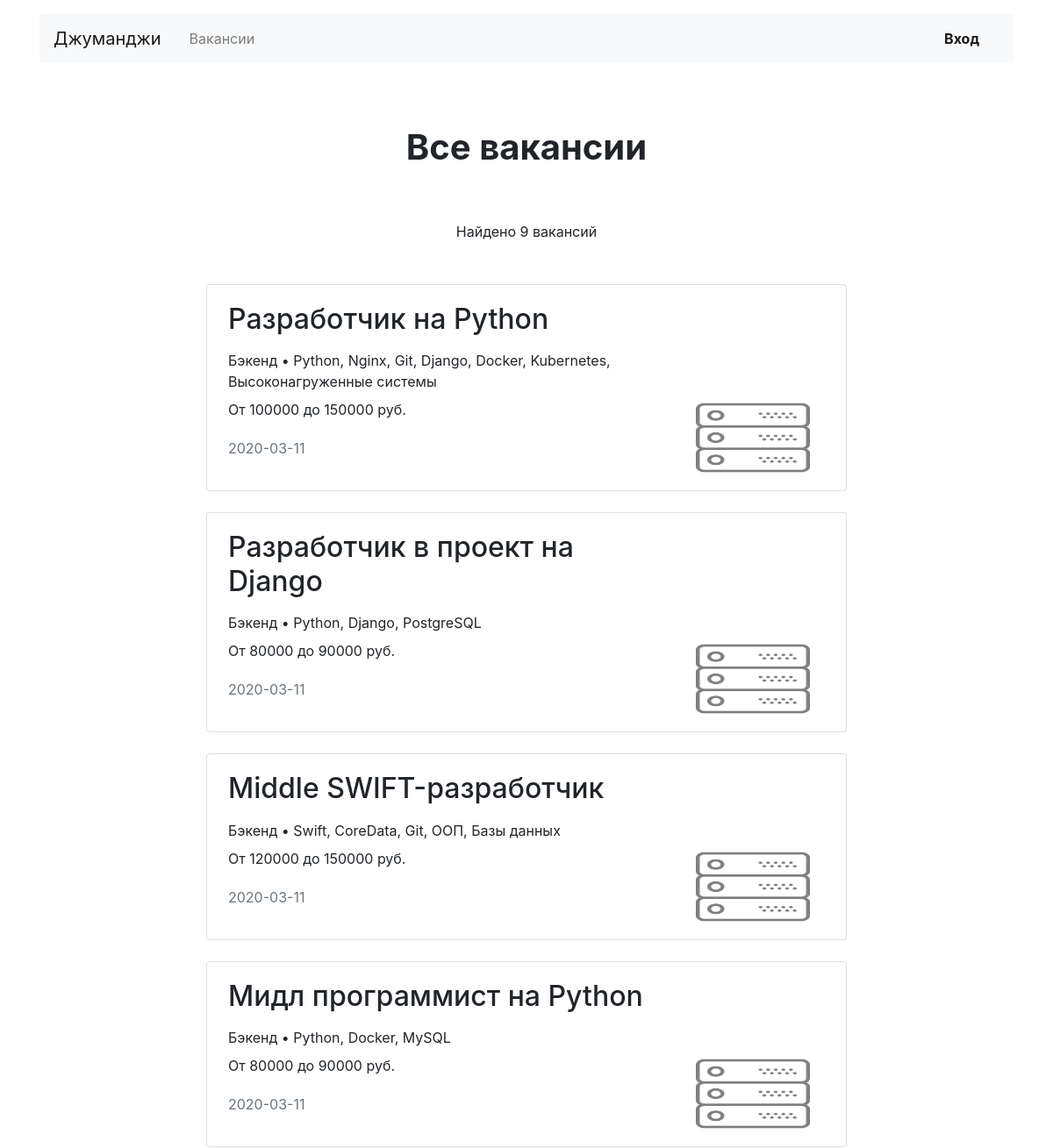
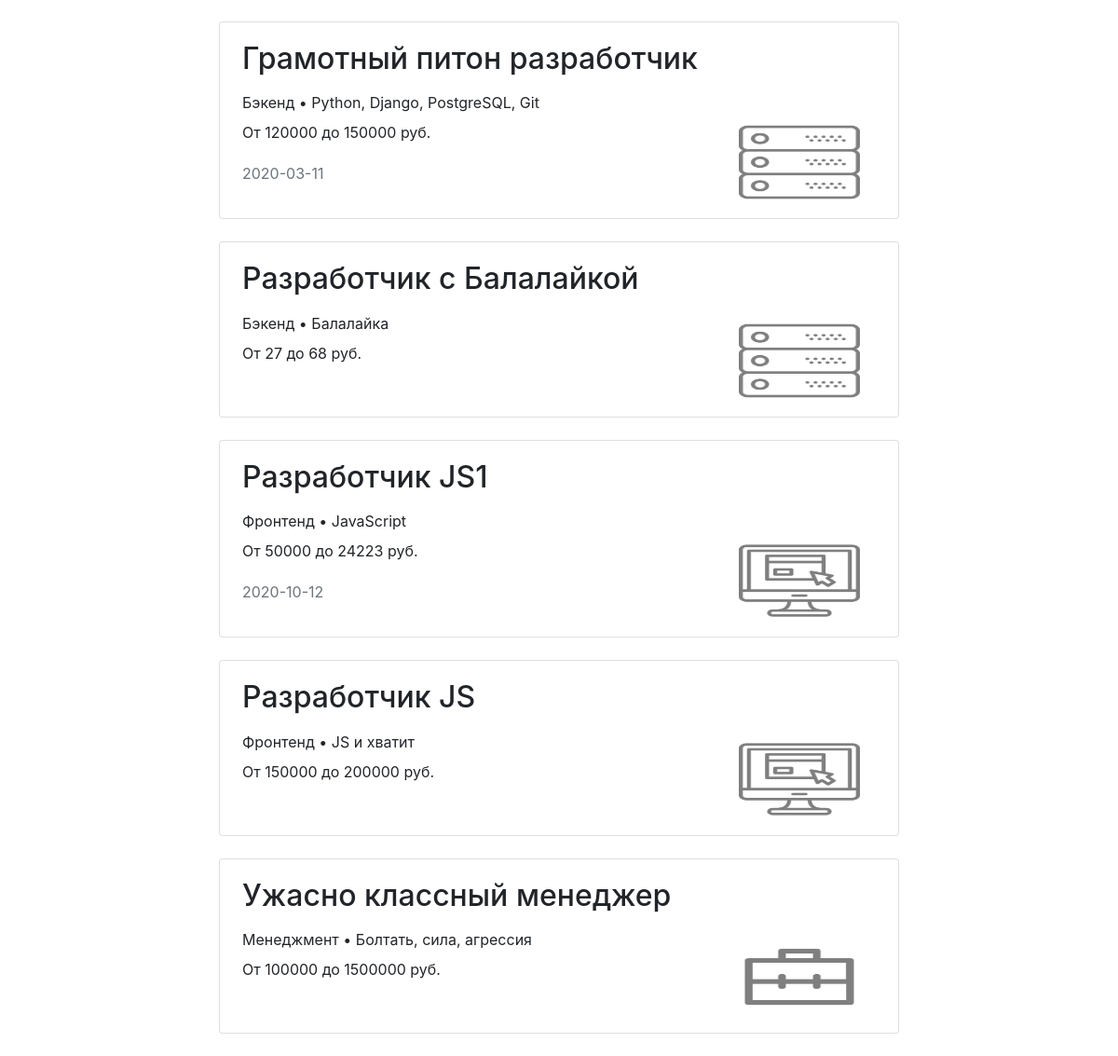
/vacancies, run on the app's committed database (2 pictures, top to bottom).
### app_vacancy/models.py (models this page shows, shortened)
class Vacancy(models.Model):
    title = models.CharField(max_length=29)
    specialty = models.ForeignKey(Specialty, on_delete=models.CASCADE, related_name='vacancies')
    company = models.ForeignKey(Company, on_delete=models.CASCADE, related_name='vacancies')
    skills = models.CharField(max_length=75)
    description = models.TextField()
    salary_min = models.PositiveIntegerField()
    salary_max = models.PositiveIntegerField()
    published_at = models.CharField(max_length=10)

class Specialty(models.Model):
    code = models.CharField(max_length=10)
    title = models.CharField(max_length=12)
    picture = models.ImageField(upload_to='speciality_images')

### app_vacancy/views.py (the view)
# urls.py: path('vacancies', AllVacanciesView.as_view(), name='all_vacancies'),
class AllVacanciesView(View):
    def get(self, request):
        vacancies = Vacancy.objects.all()
        all_vacancies = {'vacancies': vacancies}
        return render(request, 'vacancies.html', context=all_vacancies)

### templates/vacancies.html
{% extends 'base.html' %}
{% block content %}
    <section>
      <h1 class="h1 text-center mx-auto mt-4 py-5"><strong>Все вакансии</strong></h1>
      <p class="text-center pt-1">Найдено {{ vacancies|length }} вакансий</p>
      <div class="row mt-5">
        {% for vacancy in vacancies %}
        <div class="col-12 col-lg-8 offset-lg-2 m-auto">
          <div class="card mb-4">
            <div class="card-body px-4">
              <div class="row">
                <div class="col-12 col-md-8 col-lg-9">
                  <h2 class="h2 pb-2">{{ vacancy.title }}</h2>
                  <p class="mb-2">{{ vacancy.specialty.title }} • {{ vacancy.skills }}</p>
                  <p>От {{ vacancy.salary_min }} до {{ vacancy.salary_max }} руб.</p>
                  <p class="text-muted pt-1">{{ vacancy.published_at }}</p>
                </div>
                <div class="col-12 col-md-4 col-lg-3 d-flex align-items-end">
                  <a href="#"><img src="{{ vacancy.specialty.picture.url }}" width="130" height="80" alt=""></a>
                </div>
              </div>
            </div>
          </div>
        </div>
        {% endfor %}
      </div>
    </section>
{% endblock %}

### data on the page
Vacancy: title "Разработчик на Python", specialty "Бэкенд", skills "Python, Nginx, Git, Django, Docker, Kubernetes, Высоконагруженные системы", salary_min "100000", salary_max "150000", published_at "2020-03-11", specialty.picture (picture)
Vacancy: title "Разработчик в проект на Django", specialty "Бэкенд", skills "Python, Django, PostgreSQL", salary_min "80000", salary_max "90000", published_at "2020-03-11", specialty.picture (picture)
Vacancy: title "Middle SWIFT-разработчик", specialty "Бэкенд", skills "Swift, CoreData, Git, ООП, Базы данных", salary_min "120000", salary_max "150000", published_at "2020-03-11", specialty.picture (picture)
Vacancy: title "Мидл программист на Python", specialty "Бэкенд", skills "Python, Docker, MySQL", salary_min "80000", salary_max "90000", published_at "2020-03-11", specialty.picture (picture)
Vacancy: title "Грамотный питон разработчик", specialty "Бэкенд", skills "Python, Django, PostgreSQL, Git", salary_min "120000", salary_max "150000", published_at "2020-03-11", specialty.picture (picture)
Vacancy: title "Разработчик с Балалайкой", specialty "Бэкенд", skills "Балалайка", salary_min "27", salary_max "68", specialty.picture (picture)
Vacancy: title "Разработчик JS1", specialty "Фронтенд", skills "JavaScript", salary_min "50000", salary_max "24223", published_at "2020-10-12", specialty.picture (picture)
Vacancy: title "Разработчик JS", specialty "Фронтенд", skills "JS и хватит", salary_min "150000", salary_max "200000", specialty.picture (picture)
Vacancy: title "Ужасно классный менеджер", specialty "Менеджмент", skills "Болтать, сила, агрессия", salary_min "100000", salary_max "1500000", specialty.picture (picture)

### other printed values
{{ vacancies|length }} "9"
